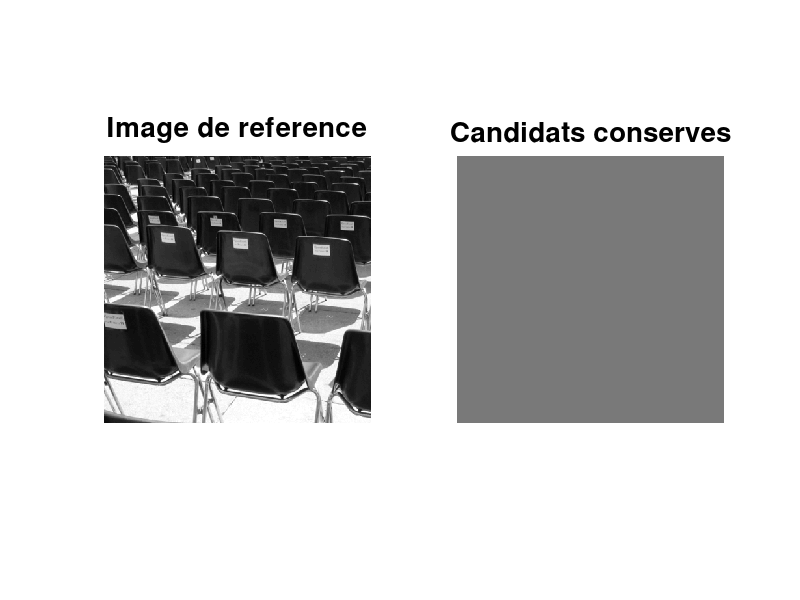

MATLAB code to generate this figure: (Note: this script raises an error after producing the figure.)

% Nettoyage de l'espace de travail :
clear; % Vider le workspace
close all; % Fermer toutes les fenetres d'affichage
clc; % Vider la fenetre de commande

% Chargement des donnees de l'exercice_1bis :
load exercice_1bis;

% Parametres :
p = alpha/pi;
epsilon = 1e-20;

% Affichage de l'image :
figure('Name','Detection des alignements','Position',[0.1*L,0.1*H,0.8*L,0.65*H]);
subplot(1,2,1);
    imagesc(I);
    axis image off;
    colormap gray;
    title('Image de reference','FontSize',20);
    drawnow;

% Affichage d'un fond gris pour l'esquisse :
subplot(1,2,2);
    imagesc(120*ones(size(I)),[0,255]);
    axis image off
    colormap gray;
    title('Candidats conserves','FontSize',20);
    hold on;

% Boucle sur les ensembles E :
nb_elimines = 0;

for k = 1:length(liste_E)

	% Calcul de la matrice d'inertie de l'ensemble candidat numero k :
	E = fliplr(liste_E{k}); % Car x = j et y = i		
	indices_E = sub2ind(size(I),E(:,2),E(:,1));
	G_norme_E = G_norme(indices_E);
	[M_inertie,C] = matrice_inertie(E,G_norme_E);

	% Calcul des valeurs/vecteurs propres de M :
	[V,D] = eig(M_inertie);

	% Tri des valeurs propres de M par ordre decroissant :
	[~,indices] = sort(diag(D),'descend');

	% Matrice de passage du repere xy vers les axes propres du nuage de points :
	P = V(:,indices);

	% Coordonnees des points du nuage apres rotation dans le repere des axes principaux :
    % (il faut encore une fois intervertir les colonnes de E)
	E_nouveau_repere = (E-C)*P;

	% Calcul de probabilite (loi binomiale) :
	[x_min,x_max,probabilite] = calcul_proba(E_nouveau_repere,p);

	% Test de saillance visuelle :
	if (probabilite < epsilon)		% Si l'evenement est suffisamment rare
		% Affichage du segment :
		extremites = P*[x_min x_max ; 0 0] + [C' , C'];
		line(extremites(1,:),extremites(2,:),'Color','w','LineWidth',2);
		drawnow;
    else
        % Affichage du segment :
		extremites = P*[x_min x_max ; 0 0] + [C' , C'];
		line(extremites(1,:),extremites(2,:),'Color','r','LineWidth',2);
		drawnow;
		nb_elimines = nb_elimines+1;
	end
end

title([num2str(nb_elimines) ' candidats elimines sur ' num2str(length(liste_E))]);
